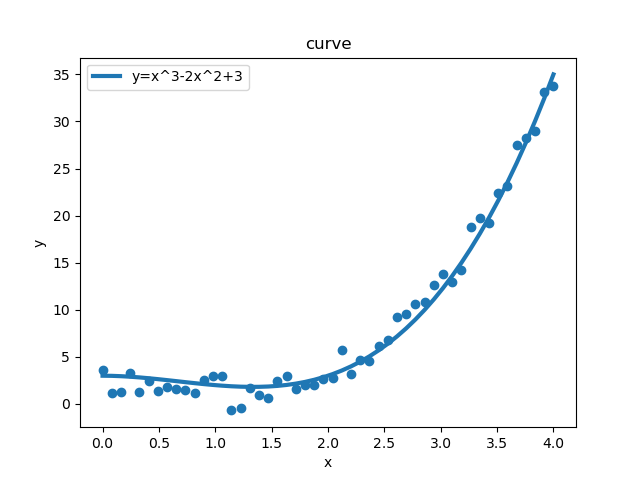

Here is the Python script that generated this plot:
import numpy as np
import matplotlib.pyplot as plt

x=np.linspace(0,4,50)
d=np.random.randn(50)
f=x**3-2*x**2+3
y=f+d
plt.scatter(x,y,marker='o')

plt.plot(x,f,linewidth=3,label='y=x^3-2x^2+3')
plt.legend()
plt.xlabel('x')
plt.ylabel('y')
plt.title('curve')
plt.savefig('1.png')
plt.show()